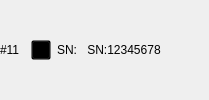
              <widget class="QWidget" name="widget_camera11" native="true">
               <layout class="QHBoxLayout" name="horizontalLayout_26">
                <property name="leftMargin">
                 <number>0</number>
                </property>
                <property name="topMargin">
                 <number>0</number>
                </property>
                <property name="rightMargin">
                 <number>0</number>
                </property>
                <property name="bottomMargin">
                 <number>0</number>
                </property>
                <item>
                 <widget class="QLabel" name="label_34">
                  <property name="text">
                   <string>#11</string>
                  </property>
                 </widget>
                </item>
                <item>
                 <spacer name="horizontalSpacer_40">
                  <property name="orientation">
                   <enum>Qt::Horizontal</enum>
                  </property>
                  <property name="sizeType">
                   <enum>QSizePolicy::Fixed</enum>
                  </property>
                  <property name="sizeHint" stdset="0">
                   <size>
                    <width>5</width>
                    <height>20</height>
                   </size>
                  </property>
                 </spacer>
                </item>
                <item>
                 <widget class="QPushButton" name="pbt_camera11">
                  <property name="sizePolicy">
                   <sizepolicy hsizetype="Fixed" vsizetype="Fixed">
                    <horstretch>0</horstretch>
                    <verstretch>0</verstretch>
                   </sizepolicy>
                  </property>
                  <property name="minimumSize">
                   <size>
                    <width>20</width>
                    <height>20</height>
                   </size>
                  </property>
                  <property name="maximumSize">
                   <size>
                    <width>20</width>
                    <height>20</height>
                   </size>
                  </property>
                  <property name="styleSheet">
                   <string notr="true">QPushButton
{   
    border-image:  url(:/image/camera_off.png);
    background:transparent; 
}

QPushButton:checked
{
    border-image: url(:/image/camera.png);
}
</string>
                  </property>
                  <property name="text">
                   <string/>
                  </property>
                  <property name="checkable">
                   <bool>true</bool>
                  </property>
                 </widget>
                </item>
                <item>
                 <widget class="QLabel" name="label_45">
                  <property name="text">
                   <string>SN:</string>
                  </property>
                 </widget>
                </item>
                <item>
                 <widget class="QPushButton" name="pbt_SN11">
                  <property name="text">
                   <string>SN:12345678</string>
                  </property>
                  <property name="checkable">
                   <bool>true</bool>
                  </property>
                  <property name="flat">
                   <bool>true</bool>
                  </property>
                 </widget>
                </item>
                <item>
                 <spacer name="horizontalSpacer_41">
                  <property name="orientation">
                   <enum>Qt::Horizontal</enum>
                  </property>
                  <property name="sizeHint" stdset="0">
                   <size>
                    <width>44</width>
                    <height>20</height>
                   </size>
                  </property>
                 </spacer>
                </item>
               </layout>
              </widget>
